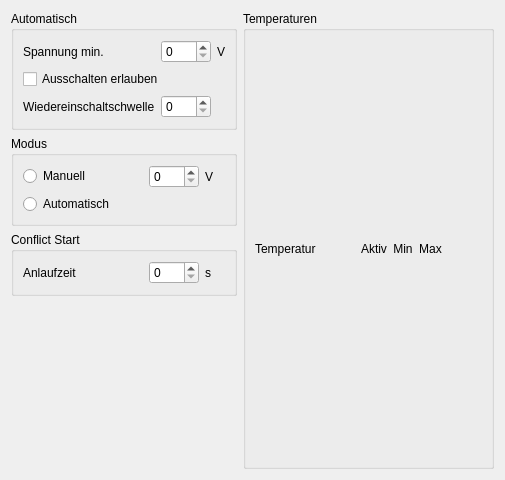
      <widget class="QWidget" name="tabAnalog">
       <attribute name="title">
        <string>Analog</string>
       </attribute>
       <layout class="QGridLayout" name="gridLayout_38">
        <item row="0" column="0">
         <widget class="QGroupBox" name="kanal1AutoBox_4">
          <property name="maximumSize">
           <size>
            <width>250</width>
            <height>16777215</height>
           </size>
          </property>
          <property name="title">
           <string>Automatisch</string>
          </property>
          <layout class="QGridLayout" name="gridLayout_35">
           <item row="2" column="0">
            <widget class="QLabel" name="label_45">
             <property name="minimumSize">
              <size>
               <width>120</width>
               <height>0</height>
              </size>
             </property>
             <property name="maximumSize">
              <size>
               <width>16777215</width>
               <height>16777215</height>
              </size>
             </property>
             <property name="text">
              <string>Wiedereinschaltschwelle</string>
             </property>
            </widget>
           </item>
           <item row="0" column="0">
            <widget class="QLabel" name="label_44">
             <property name="text">
              <string>Spannung min.</string>
             </property>
            </widget>
           </item>
           <item row="1" column="0" colspan="2">
            <widget class="QCheckBox" name="analogAusschaltenErlaubt">
             <property name="layoutDirection">
              <enum>Qt::LeftToRight</enum>
             </property>
             <property name="text">
              <string>Ausschalten erlauben</string>
             </property>
            </widget>
           </item>
           <item row="0" column="1">
            <widget class="QSpinBox" name="analogLuefterMin">
             <property name="minimumSize">
              <size>
               <width>50</width>
               <height>0</height>
              </size>
             </property>
            </widget>
           </item>
           <item row="2" column="1">
            <widget class="QSpinBox" name="analogWiedereinschaltschwelle">
             <property name="minimumSize">
              <size>
               <width>50</width>
               <height>0</height>
              </size>
             </property>
            </widget>
           </item>
           <item row="0" column="2">
            <widget class="QLabel" name="label_8">
             <property name="text">
              <string>V</string>
             </property>
            </widget>
           </item>
          </layout>
         </widget>
        </item>
        <item row="0" column="1" rowspan="4">
         <widget class="QGroupBox" name="kanal1TempBox_4">
          <property name="minimumSize">
           <size>
            <width>0</width>
            <height>0</height>
           </size>
          </property>
          <property name="maximumSize">
           <size>
            <width>16777215</width>
            <height>16777215</height>
           </size>
          </property>
          <property name="title">
           <string>Temperaturen</string>
          </property>
          <layout class="QGridLayout" name="analogTempBoxLayout">
           <item row="0" column="3">
            <widget class="QLabel" name="label_38">
             <property name="text">
              <string>Min</string>
             </property>
             <property name="alignment">
              <set>Qt::AlignCenter</set>
             </property>
            </widget>
           </item>
           <item row="0" column="2">
            <widget class="QLabel" name="label_39">
             <property name="text">
              <string>Aktiv</string>
             </property>
             <property name="alignment">
              <set>Qt::AlignCenter</set>
             </property>
            </widget>
           </item>
           <item row="0" column="0" colspan="2">
            <widget class="QLabel" name="label_40">
             <property name="minimumSize">
              <size>
               <width>100</width>
               <height>0</height>
              </size>
             </property>
             <property name="text">
              <string>Temperatur</string>
             </property>
             <property name="alignment">
              <set>Qt::AlignLeading|Qt::AlignLeft|Qt::AlignVCenter</set>
             </property>
            </widget>
           </item>
           <item row="0" column="4">
            <widget class="QLabel" name="label_41">
             <property name="text">
              <string>Max</string>
             </property>
             <property name="alignment">
              <set>Qt::AlignCenter</set>
             </property>
            </widget>
           </item>
           <item row="0" column="5">
            <spacer name="horizontalSpacer_7">
             <property name="orientation">
              <enum>Qt::Horizontal</enum>
             </property>
             <property name="sizeHint" stdset="0">
              <size>
               <width>40</width>
               <height>20</height>
              </size>
             </property>
            </spacer>
           </item>
          </layout>
         </widget>
        </item>
        <item row="1" column="0">
         <widget class="QGroupBox" name="kanal1ModusBox_4">
          <property name="title">
           <string>Modus</string>
          </property>
          <layout class="QGridLayout" name="gridLayout_36">
           <item row="0" column="0">
            <widget class="QRadioButton" name="analogManuel">
             <property name="minimumSize">
              <size>
               <width>120</width>
               <height>0</height>
              </size>
             </property>
             <property name="maximumSize">
              <size>
               <width>16777215</width>
               <height>16777215</height>
              </size>
             </property>
             <property name="text">
              <string>Manuell</string>
             </property>
            </widget>
           </item>
           <item row="0" column="1">
            <widget class="QSpinBox" name="analogManuelValue">
             <property name="minimumSize">
              <size>
               <width>50</width>
               <height>0</height>
              </size>
             </property>
            </widget>
           </item>
           <item row="1" column="0">
            <widget class="QRadioButton" name="analogAuto">
             <property name="text">
              <string>Automatisch</string>
             </property>
            </widget>
           </item>
           <item row="0" column="2">
            <widget class="QLabel" name="label_9">
             <property name="text">
              <string>V</string>
             </property>
            </widget>
           </item>
          </layout>
         </widget>
        </item>
        <item row="2" column="0">
         <widget class="QGroupBox" name="kanal1StartBox_4">
          <property name="title">
           <string>Conflict Start</string>
          </property>
          <layout class="QGridLayout" name="gridLayout_37">
           <item row="0" column="1">
            <widget class="QSpinBox" name="analogAnlaufzeit">
             <property name="minimumSize">
              <size>
               <width>50</width>
               <height>0</height>
              </size>
             </property>
            </widget>
           </item>
           <item row="0" column="0">
            <widget class="QLabel" name="label_46">
             <property name="minimumSize">
              <size>
               <width>120</width>
               <height>0</height>
              </size>
             </property>
             <property name="text">
              <string>Anlaufzeit</string>
             </property>
            </widget>
           </item>
           <item row="0" column="2">
            <widget class="QLabel" name="label_14">
             <property name="text">
              <string>s</string>
             </property>
            </widget>
           </item>
          </layout>
         </widget>
        </item>
        <item row="3" column="0">
         <spacer name="verticalSpacer_11">
          <property name="orientation">
           <enum>Qt::Vertical</enum>
          </property>
          <property name="sizeHint" stdset="0">
           <size>
            <width>20</width>
            <height>173</height>
           </size>
          </property>
         </spacer>
        </item>
       </layout>
      </widget>
